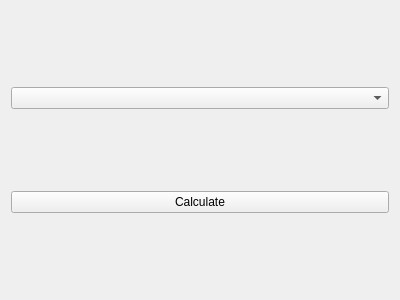
<?xml version="1.0" encoding="UTF-8"?>
<ui version="4.0">
 <class>CalcWidget</class>
 <widget class="QWidget" name="CalcWidget">
  <property name="geometry">
   <rect>
    <x>0</x>
    <y>0</y>
    <width>400</width>
    <height>300</height>
   </rect>
  </property>
  <property name="windowTitle">
   <string>Form</string>
  </property>
  <layout class="QVBoxLayout" name="verticalLayout">
   <item>
    <widget class="QComboBox" name="cmdFunction"/>
   </item>
   <item>
    <widget class="QPushButton" name="btnCalc">
     <property name="text">
      <string>Calculate</string>
     </property>
    </widget>
   </item>
  </layout>
 </widget>
 <resources/>
 <connections/>
</ui>
